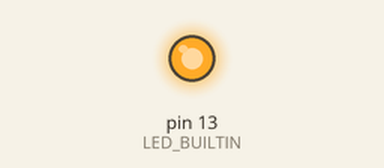
This program was run on a simulated Arduino Mega 2560, built with avr-gcc and run on an emulated ATmega2560. Parts: output pins drawn as LEDs (lit = HIGH).

Above: at 2.5 s.
At 7.5 s:
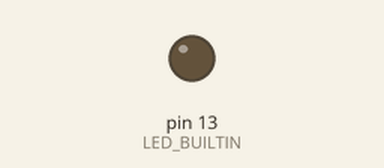
Timing chart, 0 to 13.0 s (numbered marks = the images above):
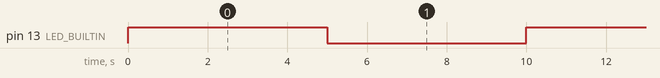

Measured:
- by itself, pin 13 (LED_BUILTIN): alternates HIGH for 5.0 s and LOW for 5.0 s

The program:

main.cpp
```cpp
#include <Arduino.h>

// put function declarations here:
int myFunction(int, int);

void setup() {
  // Initialize built in LED
  pinMode(LED_BUILTIN, OUTPUT);
}

void loop() {
  int DELAY = 5000;

  // Blink LED
  digitalWrite(LED_BUILTIN, HIGH);
  delay(DELAY);
  digitalWrite(LED_BUILTIN, LOW);
  delay(DELAY);
}
```
